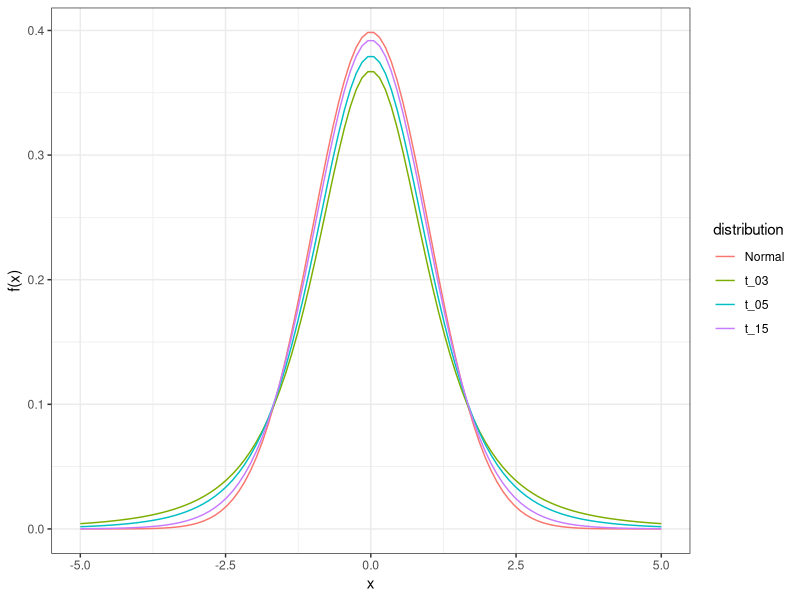
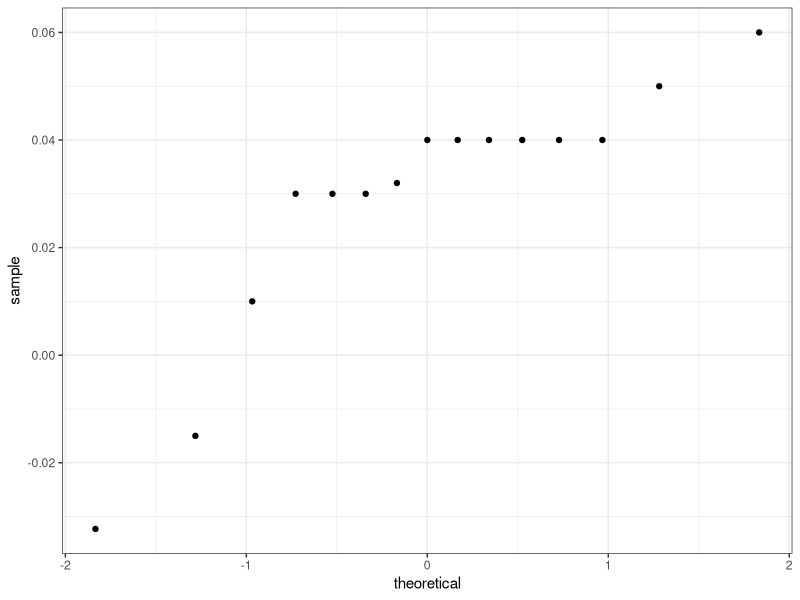

The R script that drew these images, in order:
## ---- chunk 1
library(tidyverse)
library(dslabs)
data("polls_us_election_2016")
ds_theme_set()
polls <- polls_us_election_2016 |>
  filter(state == "U.S." & enddate >= "2016-10-31" &
           (grade %in% c("A+","A","A-","B+") | is.na(grade))) |>
  mutate(spread = rawpoll_clinton/100 - rawpoll_trump/100)

one_poll_per_pollster <- polls |> group_by(pollster) |>
  filter(enddate == max(enddate)) |>
  ungroup()
## ---- chunk 2
x <- seq(-5,5, len=100)
data.frame(x=x, Normal = dnorm(x, 0, 1), t_03 = dt(x,3), t_05 = dt(x,5), t_15=dt(x,15)) |> gather(distribution, f, -x) |> ggplot(aes(x,f, color = distribution)) + geom_line() +ylab("f(x)")
## ---- chunk 3
one_poll_per_pollster |>
  ggplot(aes(sample=spread)) + stat_qq()
## ---- chunk 4
z <- qt(0.975, nrow(one_poll_per_pollster)-1)
one_poll_per_pollster |>
  summarize(avg = mean(spread), moe = z*sd(spread)/sqrt(length(spread))) |>
  mutate(start = avg - moe, end = avg + moe)
## ---- chunk 5
qt(0.975, 14)
## ---- chunk 6
qnorm(0.975)
## ---- chunk 7
data("polls_us_election_2016")
polls_us_election_2016 |>
  filter(state =="Wisconsin" &
           enddate >="2016-10-31" &
           (grade %in% c("A+","A","A-","B+") | is.na(grade))) |>
  mutate(spread = rawpoll_clinton/100 - rawpoll_trump/100) |>
  mutate(state = as.character(state)) |>
  left_join(results_us_election_2016, by = "state") |>
  mutate(actual = clinton/100 - trump/100) |>
  summarize(actual = first(actual), avg = mean(spread),
            sd = sd(spread), n = n()) |>
  select(actual, avg, sd, n)
